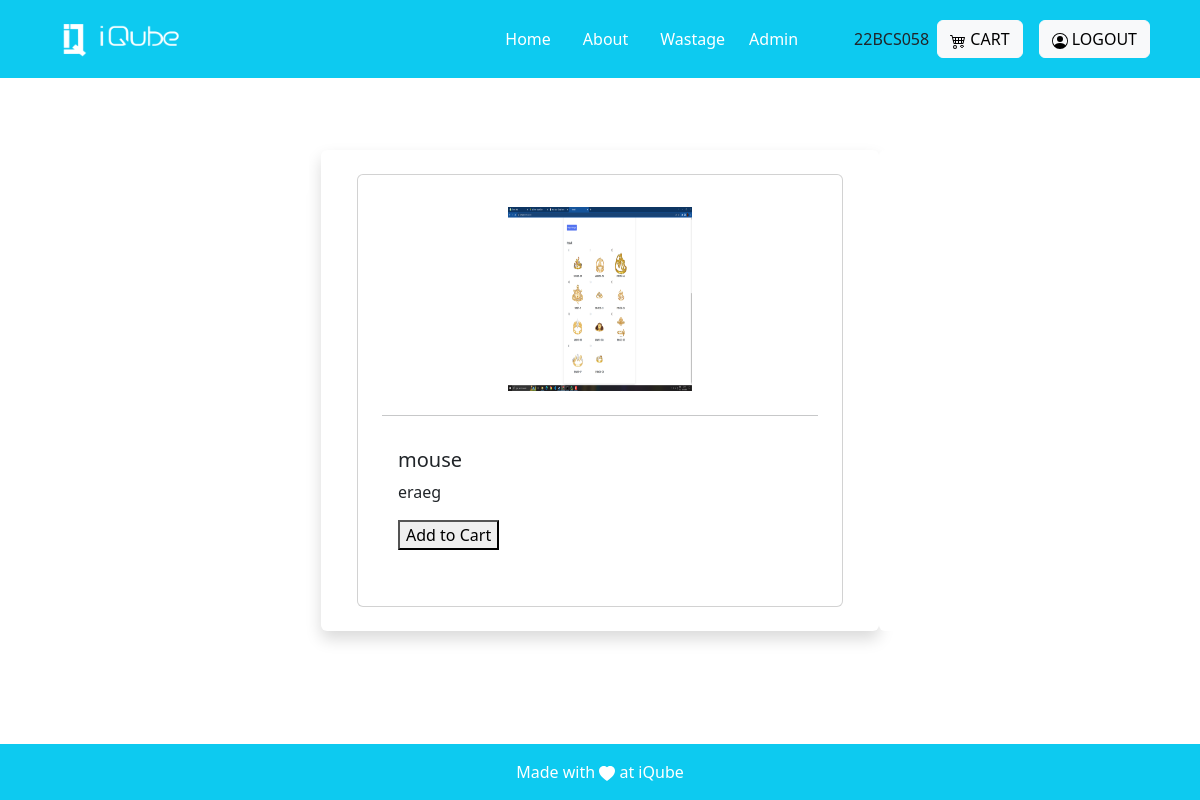
The app's page /product_description/1 (signed in), older data.
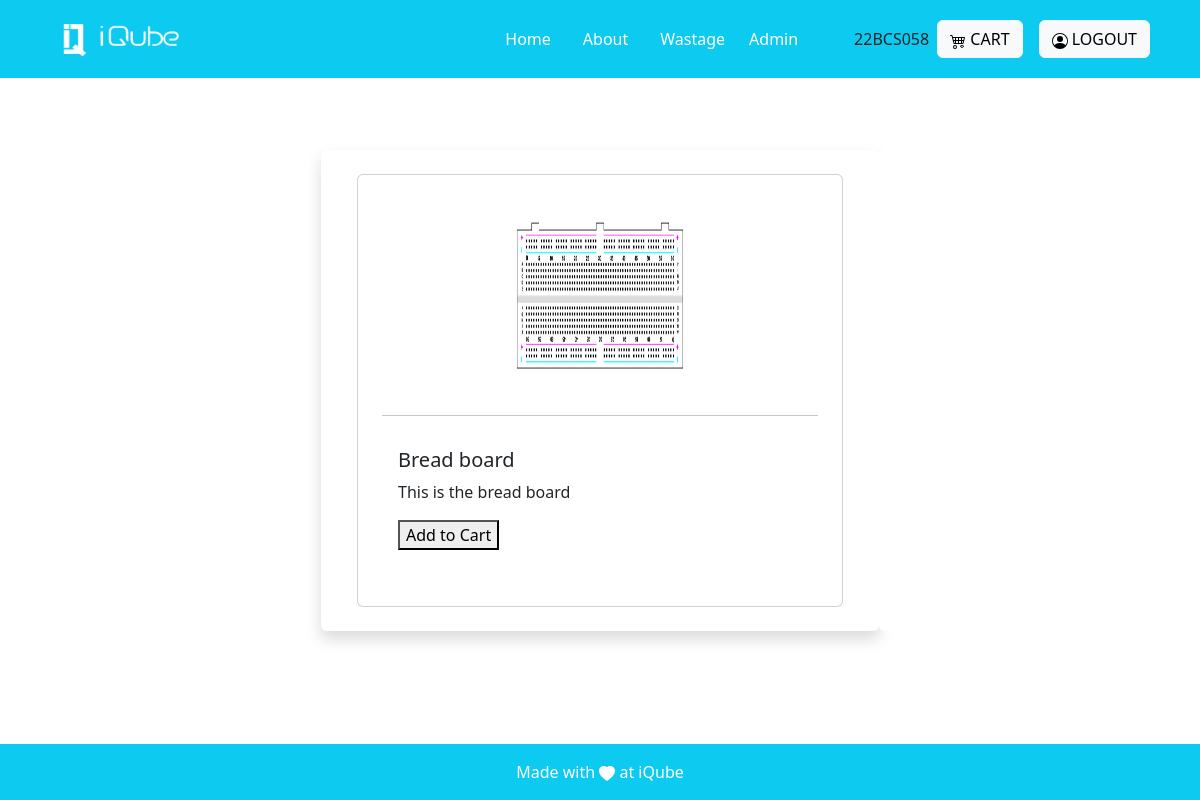
The same page, newer data.
### invention/models.py (models this page shows, shortened)
class Product(models.Model):
    name=models.CharField(max_length=255)
    decription=models.CharField(max_length=100)
    actual_count=models.PositiveIntegerField()
    available_count=models.PositiveIntegerField()
    dummy_count = models.PositiveIntegerField()
    category= models.ForeignKey('Category', on_delete=models.CASCADE)
    created_at = models.DateTimeField(auto_now=True)
    image = models.ImageField(upload_to='images')

### invention/views.py (the view)
# urls.py: path('product_description/<int:pk>', views.product_description, name="Product_description"),
@login_required(login_url='login')
def product_description(request, pk):
    item = Product.objects.get( pk =pk)
    return render(request, 'product_description.html', {'item':item,})

### invention/templates/product_description.html
{% extends 'base.html' %}
{% block base %}
<div class="container justify-content-around mt-5 p-4">
    <div class="row">
      <div class="col-3 bg-white rounded d-none d-md-block">
          <div class="card p-2 border-white">
             <div class="card-subtitle p-2">
                <div class="card-text p-2">
                </div>
             </div>
          </div>
      </div>
      <div class="col-6 bg-white rounded shadow border-black">
        <div class="card p-4 m-4">
        <div class="row justify-content-center">
          <img src="{{item.image.url}}" class="card-img-top p-2 " alt="Product Image" style="width: 200px; height: 200px;">
        </div>
        <hr>
          <div class="card-body">
            <h5 class="card-title">{{item.name}}</h5>
            <p class="card-text">{{item.decription}}</p>
            <p class="row justify-content-center "><a href="{% url 'add_to_cart' item.id %}"><Button>Add to Cart</Button></a></p>
          </div>
        </div>
      </div>
      <div class="col-3 bg-white rounded d-none d-lg-block">
        <div class="card p-2 border-white">
          <div class="card-subtitle p-2">
             <div class="card-text p-2">
             </div>
          </div>
       </div>
      </div>
    </div>
</div>
{% endblock %}

Row changes from the older to the newer data that the page shows:
changed Product: image: a different picture; name "mouse" → "Bread board"; decription "eraeg" → "This is the bread board"
